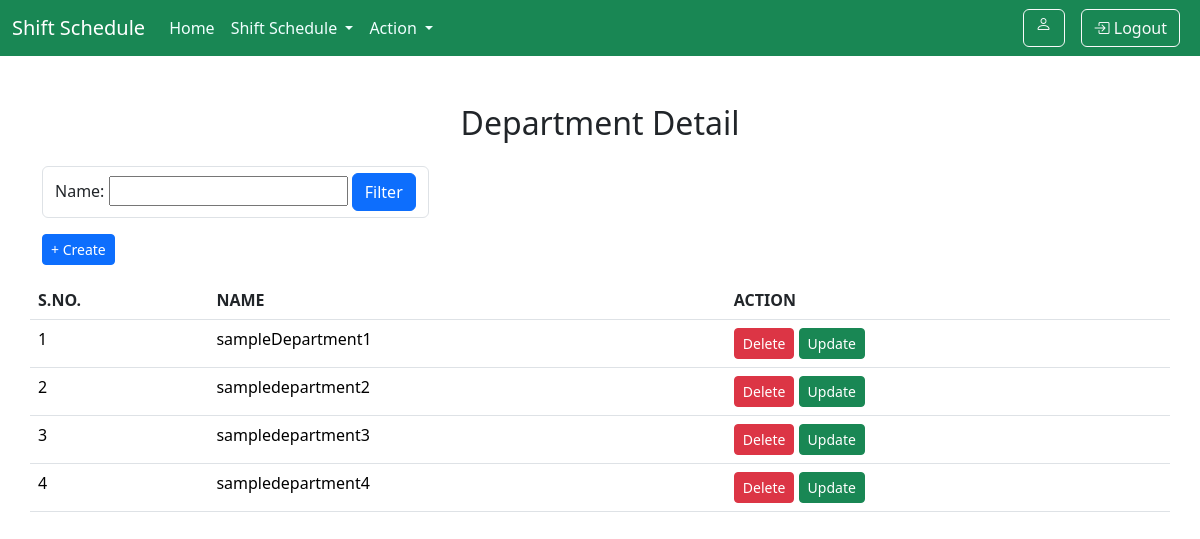
Screenshot of /department/list/ (signed in) with the database file from the repository.
### department/models.py (models this page shows, shortened)
class Department(models.Model):
    id = models.AutoField(primary_key=True)
    name = models.CharField(max_length=200, unique=True, null=True)
    created_at = models.DateTimeField(auto_now_add=True)
    updated_at = models.DateTimeField(auto_now=True)

### department/views.py (the view)
# urls.py: path('list/', views.department_list, name='departmentList'),
@login_required
def department_list(request):
    department = Department.objects.all()
    """Apply filters"""
    item_filter = DepartmentFilter(request.GET, queryset=department)
    items = item_filter.qs
    """Pagination"""
    paginator = Paginator(items, 10)  # Show 10 items per page
    page_number = request.GET.get('page')
    page_obj = paginator.get_page(page_number)
    """ data to pass to template file"""
    context = {
        'items': page_obj,
        'item_filter': item_filter,
    }
    return render(request, "department/list.html", context)

### department/templates/department/list.html (shortened to what this page needs)
{% extends 'base.html' %}
{% block content %}
<div class="container  mt-5">
    <h2 class="text-center mb-4">Department Detail</h2>
    <div class="row mb-3">
        <div class="col-sm-6">
            <form method="get" class="form-inline form-control" style="width: max-content;">
                {{ item_filter.form.name.label_tag }}
                {{ item_filter.form.name }}
                <button type="submit" class="btn btn-primary">Filter</button>
            </form>
            <a href="{% url 'addDepartment' %}" class="btn btn-primary btn-sm">+ Create</a>
        </div>
    </div>
    <div class="row justify-content-center">
        <table class="table">
            <thead>
            <tr>
                <th scope="col">S.NO.</th>
                <th scope="col">NAME</th>
                <th scope="col">ACTION</th>
            </tr>
            </thead>
            <tbody>
            {% for department in items %}
            <tr>
                <td style="color:black">{{forloop.counter}}</td>
                <td style="color:black">{{department.name}}</td>
                <td>
                    <a href="/department/delete/{{department.id}}"
                       class="btn btn-danger btn-sm">Delete</a>
                    <a href="/department/update/{{department.id}}"
                       class="btn btn-success btn-sm">Update</a>
                </td>
            </tr>
            {%endfor%}
            </tbody>
        </table>
    </div>
</div>
{% endblock %}

### rows the page displays
Department: name "sampleDepartment1"
Department: name "sampledepartment2"
Department: name "sampledepartment3"
Department: name "sampledepartment4"

### other values shown
{{ item_filter.form.name.label_tag }} "Name:"
